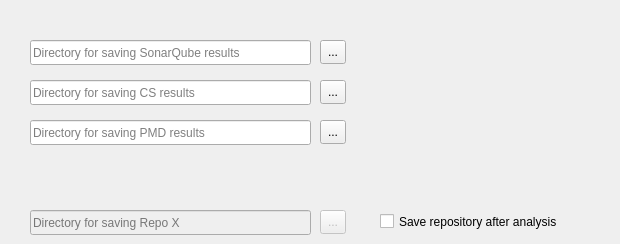
    <widget class="QWidget" name="page_5">
     <widget class="QLineEdit" name="sonar_save_dir_input">
      <property name="geometry">
       <rect>
        <x>30</x>
        <y>40</y>
        <width>281</width>
        <height>25</height>
       </rect>
      </property>
      <property name="text">
       <string/>
      </property>
      <property name="placeholderText">
       <string>Directory for saving SonarQube results</string>
      </property>
     </widget>
     <widget class="QToolButton" name="sonar_save_dirsel">
      <property name="geometry">
       <rect>
        <x>320</x>
        <y>40</y>
        <width>26</width>
        <height>24</height>
       </rect>
      </property>
      <property name="text">
       <string>...</string>
      </property>
     </widget>
     <widget class="QLineEdit" name="cs_save_dir_input">
      <property name="geometry">
       <rect>
        <x>30</x>
        <y>80</y>
        <width>281</width>
        <height>25</height>
       </rect>
      </property>
      <property name="text">
       <string/>
      </property>
      <property name="placeholderText">
       <string>Directory for saving CS results</string>
      </property>
     </widget>
     <widget class="QToolButton" name="cs_save_dirsel">
      <property name="geometry">
       <rect>
        <x>320</x>
        <y>80</y>
        <width>26</width>
        <height>24</height>
       </rect>
      </property>
      <property name="text">
       <string>...</string>
      </property>
     </widget>
     <widget class="QLineEdit" name="pmd_save_dir_input">
      <property name="geometry">
       <rect>
        <x>30</x>
        <y>120</y>
        <width>281</width>
        <height>25</height>
       </rect>
      </property>
      <property name="text">
       <string/>
      </property>
      <property name="placeholderText">
       <string>Directory for saving PMD results</string>
      </property>
     </widget>
     <widget class="QToolButton" name="pmd_save_dirsel">
      <property name="geometry">
       <rect>
        <x>320</x>
        <y>120</y>
        <width>26</width>
        <height>24</height>
       </rect>
      </property>
      <property name="text">
       <string>...</string>
      </property>
     </widget>
     <widget class="QCheckBox" name="save_repo">
      <property name="geometry">
       <rect>
        <x>380</x>
        <y>210</y>
        <width>231</width>
        <height>23</height>
       </rect>
      </property>
      <property name="text">
       <string>Save repository after analysis</string>
      </property>
     </widget>
     <widget class="QLineEdit" name="repo_save_dir">
      <property name="enabled">
       <bool>false</bool>
      </property>
      <property name="geometry">
       <rect>
        <x>30</x>
        <y>210</y>
        <width>281</width>
        <height>25</height>
       </rect>
      </property>
      <property name="text">
       <string/>
      </property>
      <property name="placeholderText">
       <string>Directory for saving Repo X</string>
      </property>
     </widget>
     <widget class="QToolButton" name="toolButton_4">
      <property name="enabled">
       <bool>false</bool>
      </property>
      <property name="geometry">
       <rect>
        <x>320</x>
        <y>210</y>
        <width>26</width>
        <height>24</height>
       </rect>
      </property>
      <property name="text">
       <string>...</string>
      </property>
     </widget>
    </widget>
